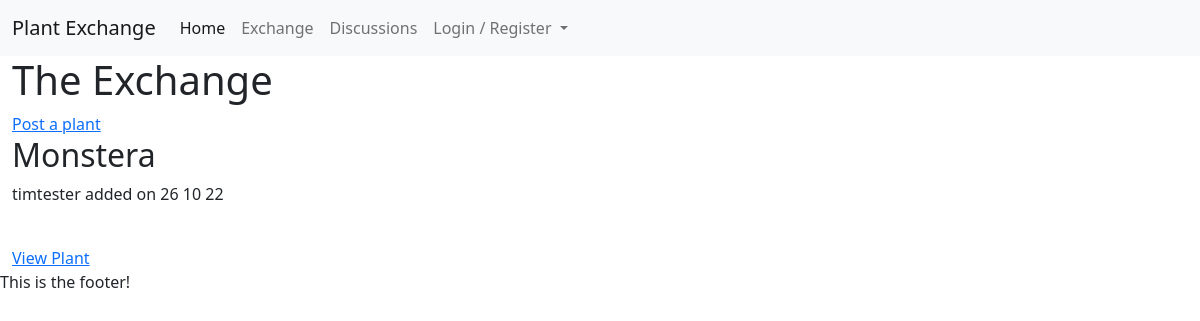
The page /exchange/ on the database its author committed.
### plants/models.py (models this page shows, shortened)
class Plant(models.Model):
    title = models.CharField(max_length=40)
    owner = models.ForeignKey(User, on_delete=models.CASCADE, related_name='owner')
    category = models.ForeignKey(Category, on_delete=models.SET_DEFAULT, default='none')
    description = models.TextField()
    image = CloudinaryField('image', null=True, blank=True, default='placeholder')
    will_trade_for = models.CharField(max_length=140, null=True, blank=True)
    added_on = models.DateField(auto_now_add=True)
    updated_on = models.DateField(auto_now=True)
    status = models.IntegerField(choices=STATUS, default=0)
    class Meta:
        ordering = ['-added_on']

### plants/views.py (the view)
# urls.py: path('exchange/', views.PlantList.as_view(), name='exchange'),
class PlantList(generic.ListView):
    model = Plant
    queryset = Plant.objects.all().order_by('-status', '-added_on')
    template_name = 'plants/exchange.html'
    paginate_by = 10

### plants/templates/plants/exchange.html (shortened to what this page needs)
{% extends 'base.html' %}
{% load static %}
{% block content %}
<section class="container-fluid">
    <div class="col-12">
        <h1>The Exchange</h1>
        <a href="{% url 'plants:add_plant' %}">Post a plant</a>
        <div class="row">
            {% for plant in plant_list %}
            <div class="col-md-4">
                <div>
                    <h2>{{ plant.title }}</h2>
                    <p>{{ plant.owner }} added on {{ plant.added_on|date:"d m y" }}</p>
                </div>
                <div class="image-container">
                </div>
                <div>
                    <a href="{% url 'plants:plant_detail' plant_id=plant.id %}">View Plant</a>
                </div>
            </div>
        </div>
        {% endfor %}
    </div>
</section>
{% endblock content %}

### rows shown on the page
Plant: title "Monstera", owner "timtester", added_on "26 10 22"
